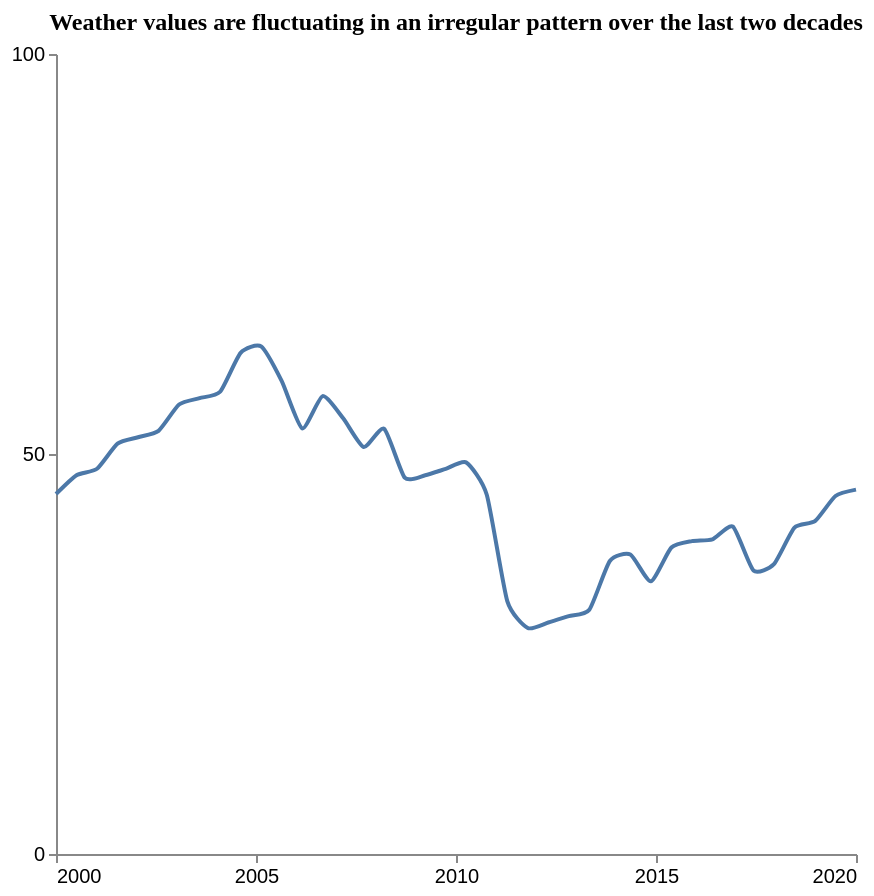

The specification (Vega-Lite) saved for this image:
### Vega-Lite specification from a JSON file in a GitHub repository (floating-point values rounded to 4 significant figures)
{"$schema": "https://vega.github.io/schema/vega-lite/v5.json", "description": "Pattern: Irregular", "data": {"values": [{"X": 2000.0, "Y": 45.0}, {"X": 2001.0, "Y": 47.35}, {"X": 2001.0, "Y": 48.15}, {"X": 2002.0, "Y": 51.3}, {"X": 2002.0, "Y": 52.1}, {"X": 2003.0, "Y": 52.9}, {"X": 2003.0, "Y": 56.18}, {"X": 2004.0, "Y": 56.98}, {"X": 2004.0, "Y": 57.78}, {"X": 2005.0, "Y": 62.65}, {"X": 2005.0, "Y": 63.45}, {"X": 2006.0, "Y": 59.13}, {"X": 2006.0, "Y": 53.21}, {"X": 2007.0, "Y": 57.24}, {"X": 2007.0, "Y": 54.47}, {"X": 2008.0, "Y": 50.87}, {"X": 2008.0, "Y": 53.14}, {"X": 2009.0, "Y": 47.05}, {"X": 2009.0, "Y": 47.34}, {"X": 2010.0, "Y": 48.14}, {"X": 2010.0, "Y": 48.94}, {"X": 2011.0, "Y": 44.9}, {"X": 2011.0, "Y": 31.61}, {"X": 2012.0, "Y": 28.25}, {"X": 2012.0, "Y": 28.93}, {"X": 2013.0, "Y": 29.73}, {"X": 2013.0, "Y": 30.53}, {"X": 2014.0, "Y": 36.63}, {"X": 2014.0, "Y": 37.43}, {"X": 2015.0, "Y": 34.08}, {"X": 2015.0, "Y": 38.31}, {"X": 2016.0, "Y": 39.11}, {"X": 2016.0, "Y": 39.34}, {"X": 2017.0, "Y": 40.91}, {"X": 2017.0, "Y": 35.44}, {"X": 2018.0, "Y": 36.24}, {"X": 2018.0, "Y": 40.8}, {"X": 2019.0, "Y": 41.6}, {"X": 2019.0, "Y": 44.75}, {"X": 2020.0, "Y": 45.55}]}, "mark": {"type": "line", "interpolate": "cardinal", "tension": 0.4}, "encoding": {"x": {"field": "X", "type": "quantitative", "title": "", "axis": {"grid": false, "format": "d", "values": [2000, 2005, 2010, 2015, 2020], "tickSize": 4}, "scale": {"domain": [2000, 2020]}}, "y": {"field": "Y", "type": "quantitative", "title": "", "axis": {"grid": false, "format": "d", "values": [0, 50, 100], "tickSize": 4, "tickOpacity": 1}, "scale": {"domain": [0, 100]}}}, "title": {"text": "Weather values are fluctuating in an irregular pattern over the last two decades", "anchor": "middle", "font": "Tahoma", "fontSize": 12}, "config": {"lineBreak": "^", "view": {"stroke": null}}, "height": 400, "width": 400, "autosize": "pad"}
